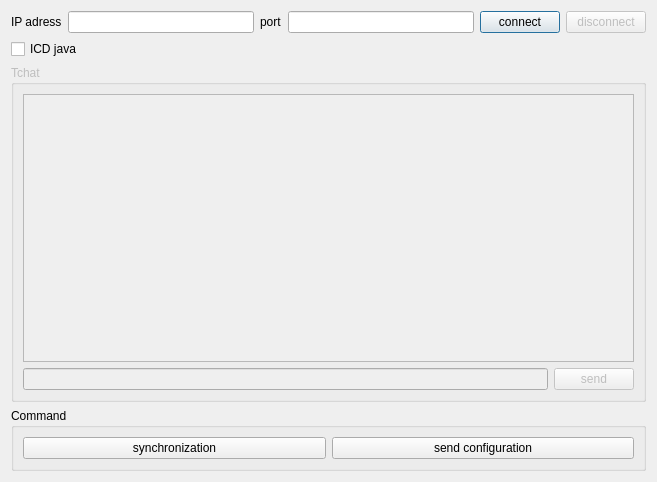
<?xml version="1.0" encoding="UTF-8"?>
<ui version="4.0">
 <class>Dialog</class>
 <widget class="QDialog" name="Dialog">
  <property name="geometry">
   <rect>
    <x>0</x>
    <y>0</y>
    <width>657</width>
    <height>482</height>
   </rect>
  </property>
  <property name="windowTitle">
   <string>Dialog</string>
  </property>
  <layout class="QVBoxLayout" name="verticalLayout_2">
   <item>
    <layout class="QHBoxLayout" name="horizontalLayout_2">
     <item>
      <widget class="QLabel" name="label">
       <property name="text">
        <string>IP adress</string>
       </property>
      </widget>
     </item>
     <item>
      <widget class="QLineEdit" name="lineEdit_IPAdress"/>
     </item>
     <item>
      <widget class="QLabel" name="label_2">
       <property name="text">
        <string>port</string>
       </property>
      </widget>
     </item>
     <item>
      <widget class="QLineEdit" name="lineEdit_Port"/>
     </item>
     <item>
      <widget class="QPushButton" name="pushButton_connect">
       <property name="text">
        <string>connect</string>
       </property>
      </widget>
     </item>
     <item>
      <widget class="QPushButton" name="pushButton">
       <property name="enabled">
        <bool>false</bool>
       </property>
       <property name="text">
        <string>disconnect</string>
       </property>
      </widget>
     </item>
    </layout>
   </item>
   <item>
    <widget class="QCheckBox" name="checkBox_Java">
     <property name="text">
      <string>ICD java </string>
     </property>
    </widget>
   </item>
   <item>
    <widget class="QGroupBox" name="groupBox">
     <property name="enabled">
      <bool>false</bool>
     </property>
     <property name="title">
      <string>Tchat</string>
     </property>
     <layout class="QVBoxLayout" name="verticalLayout">
      <item>
       <widget class="QTextEdit" name="textEdit_Chat">
        <property name="readOnly">
         <bool>true</bool>
        </property>
       </widget>
      </item>
      <item>
       <layout class="QHBoxLayout" name="horizontalLayout">
        <item>
         <widget class="QLineEdit" name="lineEdit_chatMessage"/>
        </item>
        <item>
         <widget class="QPushButton" name="pushButton_sendMessage">
          <property name="text">
           <string>send</string>
          </property>
         </widget>
        </item>
       </layout>
      </item>
     </layout>
    </widget>
   </item>
   <item>
    <widget class="QGroupBox" name="groupBox_Command">
     <property name="title">
      <string>Command</string>
     </property>
     <layout class="QHBoxLayout" name="horizontalLayout_4">
      <item>
       <widget class="QPushButton" name="pushButton_NTP">
        <property name="text">
         <string>synchronization</string>
        </property>
       </widget>
      </item>
      <item>
       <widget class="QPushButton" name="pushButton_SendConfiguation">
        <property name="text">
         <string>send configuration</string>
        </property>
       </widget>
      </item>
     </layout>
    </widget>
   </item>
  </layout>
 </widget>
 <resources/>
 <connections/>
</ui>
